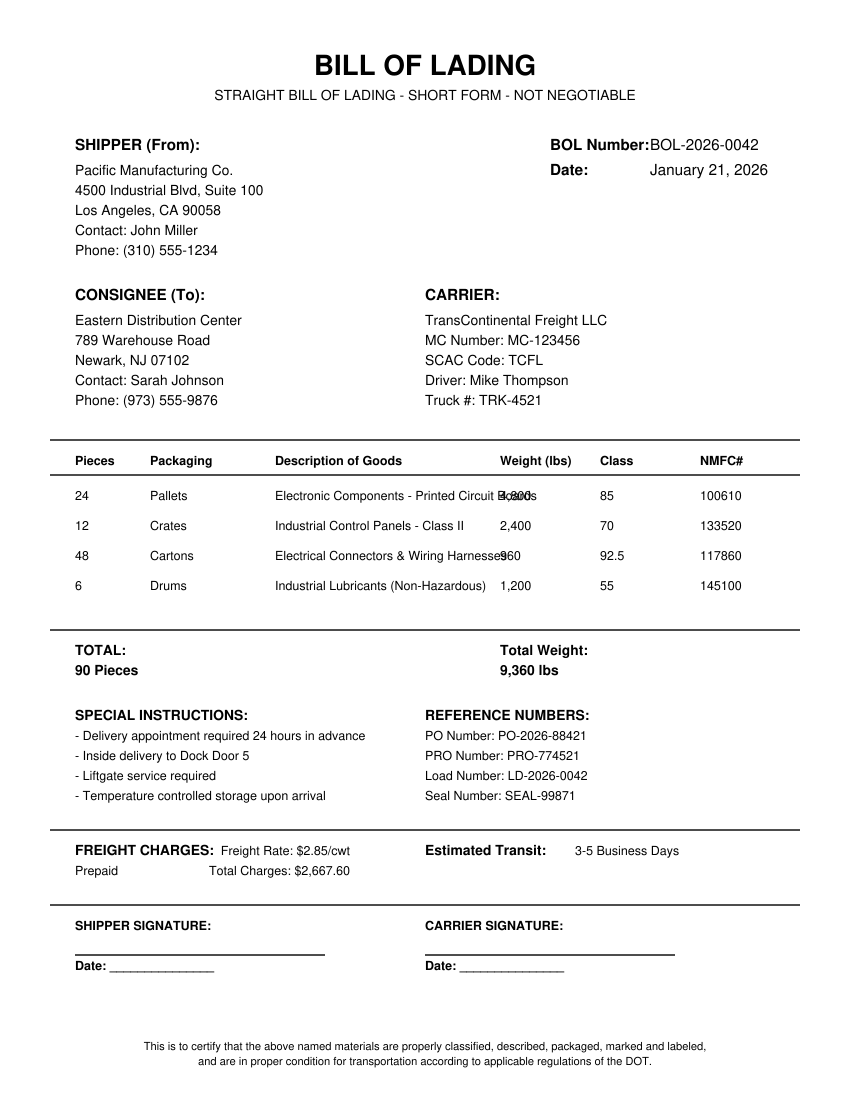

Python code for this plot:
# Generate a sample Bill of Lading PDF for testing
from reportlab.lib.pagesizes import letter
from reportlab.pdfgen import canvas
from reportlab.lib.units import inch

def create_bol():
    c = canvas.Canvas("sample_bol.pdf", pagesize=letter)
    width, height = letter

    # Header - Bill of Lading Title
    c.setFont("Helvetica-Bold", 20)
    c.drawCentredString(width/2, height - 0.75*inch, "BILL OF LADING")

    c.setFont("Helvetica", 10)
    c.drawCentredString(width/2, height - 1*inch, "STRAIGHT BILL OF LADING - SHORT FORM - NOT NEGOTIABLE")

    # BOL Number and Date
    c.setFont("Helvetica-Bold", 11)
    c.drawString(5.5*inch, height - 1.5*inch, "BOL Number:")
    c.drawString(5.5*inch, height - 1.75*inch, "Date:")
    c.setFont("Helvetica", 11)
    c.drawString(6.5*inch, height - 1.5*inch, "BOL-2026-0042")
    c.drawString(6.5*inch, height - 1.75*inch, "January 21, 2026")

    # Shipper Section
    c.setFont("Helvetica-Bold", 11)
    c.drawString(0.75*inch, height - 1.5*inch, "SHIPPER (From):")
    c.setFont("Helvetica", 10)
    c.drawString(0.75*inch, height - 1.75*inch, "Pacific Manufacturing Co.")
    c.drawString(0.75*inch, height - 1.95*inch, "4500 Industrial Blvd, Suite 100")
    c.drawString(0.75*inch, height - 2.15*inch, "Los Angeles, CA 90058")
    c.drawString(0.75*inch, height - 2.35*inch, "Contact: John Miller")
    c.drawString(0.75*inch, height - 2.55*inch, "Phone: (310) 555-1234")

    # Consignee Section
    c.setFont("Helvetica-Bold", 11)
    c.drawString(0.75*inch, height - 3*inch, "CONSIGNEE (To):")
    c.setFont("Helvetica", 10)
    c.drawString(0.75*inch, height - 3.25*inch, "Eastern Distribution Center")
    c.drawString(0.75*inch, height - 3.45*inch, "789 Warehouse Road")
    c.drawString(0.75*inch, height - 3.65*inch, "Newark, NJ 07102")
    c.drawString(0.75*inch, height - 3.85*inch, "Contact: Sarah Johnson")
    c.drawString(0.75*inch, height - 4.05*inch, "Phone: (973) 555-9876")

    # Carrier Section
    c.setFont("Helvetica-Bold", 11)
    c.drawString(4.25*inch, height - 3*inch, "CARRIER:")
    c.setFont("Helvetica", 10)
    c.drawString(4.25*inch, height - 3.25*inch, "TransContinental Freight LLC")
    c.drawString(4.25*inch, height - 3.45*inch, "MC Number: MC-123456")
    c.drawString(4.25*inch, height - 3.65*inch, "SCAC Code: TCFL")
    c.drawString(4.25*inch, height - 3.85*inch, "Driver: Mike Thompson")
    c.drawString(4.25*inch, height - 4.05*inch, "Truck #: TRK-4521")

    # Horizontal line
    c.line(0.5*inch, height - 4.4*inch, width - 0.5*inch, height - 4.4*inch)

    # Shipment Details Table Header
    c.setFont("Helvetica-Bold", 9)
    c.drawString(0.75*inch, height - 4.65*inch, "Pieces")
    c.drawString(1.5*inch, height - 4.65*inch, "Packaging")
    c.drawString(2.75*inch, height - 4.65*inch, "Description of Goods")
    c.drawString(5*inch, height - 4.65*inch, "Weight (lbs)")
    c.drawString(6*inch, height - 4.65*inch, "Class")
    c.drawString(7*inch, height - 4.65*inch, "NMFC#")

    c.line(0.5*inch, height - 4.75*inch, width - 0.5*inch, height - 4.75*inch)

    # Shipment Items
    c.setFont("Helvetica", 9)
    items = [
        ("24", "Pallets", "Electronic Components - Printed Circuit Boards", "4,800", "85", "100610"),
        ("12", "Crates", "Industrial Control Panels - Class II", "2,400", "70", "133520"),
        ("48", "Cartons", "Electrical Connectors & Wiring Harnesses", "960", "92.5", "117860"),
        ("6", "Drums", "Industrial Lubricants (Non-Hazardous)", "1,200", "55", "145100"),
    ]

    y = height - 5*inch
    for pieces, pkg, desc, weight, freight_class, nmfc in items:
        c.drawString(0.75*inch, y, pieces)
        c.drawString(1.5*inch, y, pkg)
        c.drawString(2.75*inch, y, desc)
        c.drawString(5*inch, y, weight)
        c.drawString(6*inch, y, freight_class)
        c.drawString(7*inch, y, nmfc)
        y -= 0.3*inch

    c.line(0.5*inch, y - 0.1*inch, width - 0.5*inch, y - 0.1*inch)

    # Totals
    c.setFont("Helvetica-Bold", 10)
    c.drawString(0.75*inch, y - 0.35*inch, "TOTAL:")
    c.drawString(0.75*inch, y - 0.55*inch, "90 Pieces")
    c.drawString(5*inch, y - 0.35*inch, "Total Weight:")
    c.drawString(5*inch, y - 0.55*inch, "9,360 lbs")

    # Special Instructions
    c.setFont("Helvetica-Bold", 10)
    c.drawString(0.75*inch, y - 1*inch, "SPECIAL INSTRUCTIONS:")
    c.setFont("Helvetica", 9)
    c.drawString(0.75*inch, y - 1.2*inch, "- Delivery appointment required 24 hours in advance")
    c.drawString(0.75*inch, y - 1.4*inch, "- Inside delivery to Dock Door 5")
    c.drawString(0.75*inch, y - 1.6*inch, "- Liftgate service required")
    c.drawString(0.75*inch, y - 1.8*inch, "- Temperature controlled storage upon arrival")

    # Reference Numbers
    c.setFont("Helvetica-Bold", 10)
    c.drawString(4.25*inch, y - 1*inch, "REFERENCE NUMBERS:")
    c.setFont("Helvetica", 9)
    c.drawString(4.25*inch, y - 1.2*inch, "PO Number: PO-2026-88421")
    c.drawString(4.25*inch, y - 1.4*inch, "PRO Number: PRO-774521")
    c.drawString(4.25*inch, y - 1.6*inch, "Load Number: LD-2026-0042")
    c.drawString(4.25*inch, y - 1.8*inch, "Seal Number: SEAL-99871")

    # Freight Charges Section
    c.line(0.5*inch, y - 2.1*inch, width - 0.5*inch, y - 2.1*inch)
    c.setFont("Helvetica-Bold", 10)
    c.drawString(0.75*inch, y - 2.35*inch, "FREIGHT CHARGES:")
    c.setFont("Helvetica", 9)
    c.drawString(0.75*inch, y - 2.55*inch, "Prepaid")
    c.drawRightString(3.5*inch, y - 2.35*inch, "Freight Rate: $2.85/cwt")
    c.drawRightString(3.5*inch, y - 2.55*inch, "Total Charges: $2,667.60")

    c.setFont("Helvetica-Bold", 10)
    c.drawString(4.25*inch, y - 2.35*inch, "Estimated Transit:")
    c.setFont("Helvetica", 9)
    c.drawString(5.75*inch, y - 2.35*inch, "3-5 Business Days")

    # Signatures Section
    c.line(0.5*inch, y - 2.85*inch, width - 0.5*inch, y - 2.85*inch)

    c.setFont("Helvetica-Bold", 9)
    c.drawString(0.75*inch, y - 3.1*inch, "SHIPPER SIGNATURE:")
    c.line(0.75*inch, y - 3.35*inch, 3.25*inch, y - 3.35*inch)
    c.drawString(0.75*inch, y - 3.5*inch, "Date: _______________")

    c.drawString(4.25*inch, y - 3.1*inch, "CARRIER SIGNATURE:")
    c.line(4.25*inch, y - 3.35*inch, 6.75*inch, y - 3.35*inch)
    c.drawString(4.25*inch, y - 3.5*inch, "Date: _______________")

    # Footer
    c.setFont("Helvetica", 8)
    c.drawCentredString(width/2, 0.5*inch, "This is to certify that the above named materials are properly classified, described, packaged, marked and labeled,")
    c.drawCentredString(width/2, 0.35*inch, "and are in proper condition for transportation according to applicable regulations of the DOT.")

    c.save()
    print("Created sample_bol.pdf")

if __name__ == "__main__":
    create_bol()
